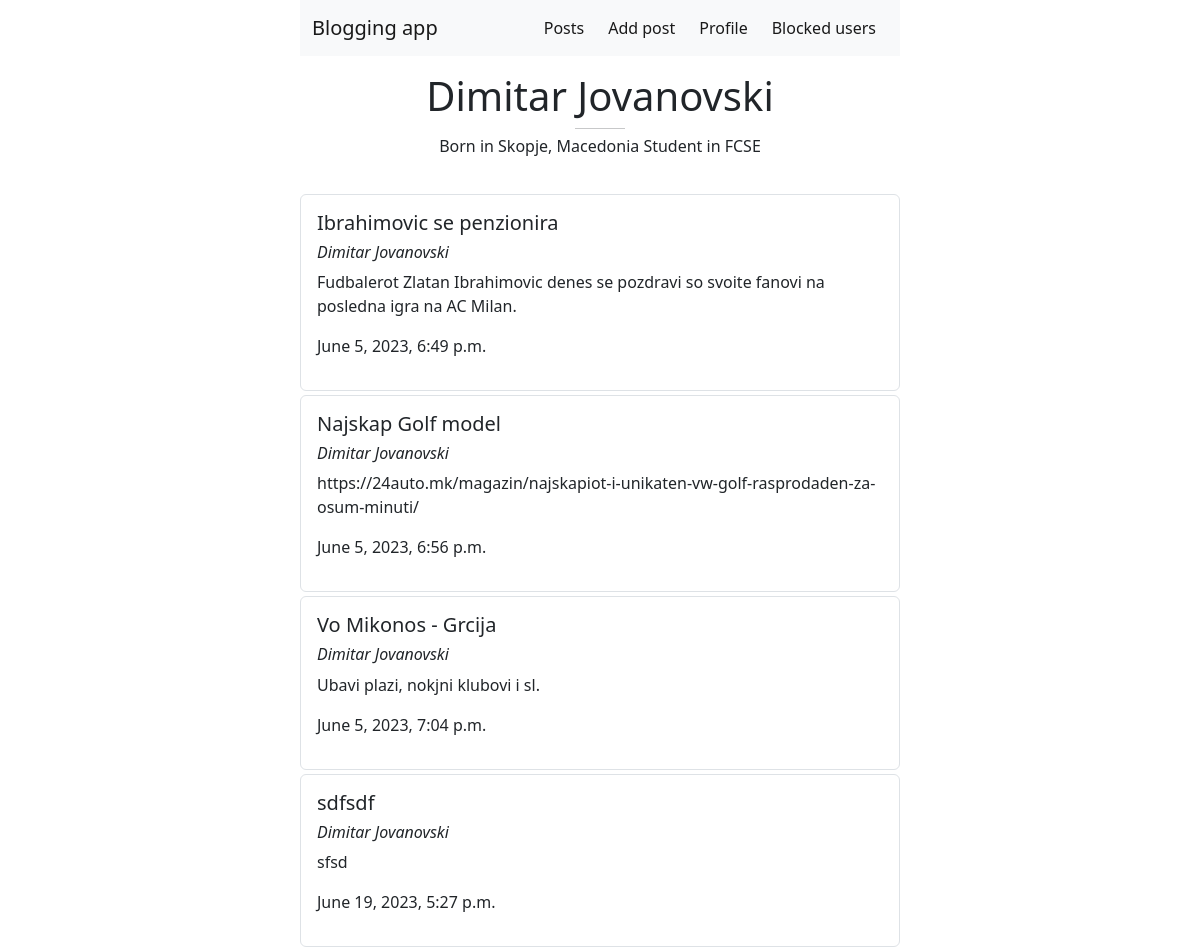
/profile/ (signed in), run on the app's committed database.
### blog_app/models.py (models this page shows, shortened)
class Blogger(models.Model):
    name = models.CharField(max_length=50)
    description = models.TextField(null=True, blank=True)
    user = models.ForeignKey(to=User, on_delete=models.CASCADE)
    def __str__(self):
        return self.name

class Post(models.Model):
    title = models.CharField(max_length=100)
    user = models.ForeignKey(to=Blogger, on_delete=models.CASCADE)
    content = models.TextField()
    creation_date = models.DateTimeField(auto_now_add=True)
    last_modified_date = models.DateTimeField(auto_now=True)

### blog_app/views.py (the view)
# urls.py: path('profile/', blogViews.profile, name="profile"),
def profile(request):
    loggedInUser = Blogger.objects.get(user=request.user)
    posts = Post.objects.filter(user=loggedInUser)
    context = {"user": loggedInUser, "posts": posts}
    return render(request, "profile.html", context=context)

### blog_app/templates/profile.html (shortened to what this page needs)
<!DOCTYPE html>
<html lang="en">
<head>
    <link rel="stylesheet" href="https://cdn.jsdelivr.net/npm/bootstrap@5.2.3/dist/css/bootstrap.min.css"
>
</head>
<body>
  <div class="container w-50 p-0">
      {% include 'fragments/header.html' %}
      <div class="pb-3" style="text-align: center">
          <h1>{{ user.name }}</h1>
          <hr style="width: 50px; margin: auto; margin-bottom: 5px;">
          <p>{{ user.description }}</p>
      </div>
      {% for post in posts %}
            <div class="container border rounded mt-1 p-3" style="display: inline-block; margin: auto;">
                <h5>{{ post.title }}</h5>
                <h6><i>{{ post.user }}</i></h6>
                <p>{{ post.content }}</p>
                <p>{{ post.last_modified_date }}</p>
            </div>
      {% endfor %}
  </div>
</body>
</html>

### data on the page
Blogger: name "Dimitar Jovanovski", description "Born in Skopje, Macedonia Student in FCSE"
Post: title "Ibrahimovic se penzionira", user "Dimitar Jovanovski", content "Fudbalerot Zlatan Ibrahimovic denes se pozdravi so svoite fanovi na posledna igra na AC Milan.", last_modified_date "June 5, 2023, 6:49 p.m."
Post: title "Najskap Golf model", user "Dimitar Jovanovski", content "https://24auto.mk/magazin/najskapiot-i-unikaten-vw-golf-rasprodaden-za-osum-minuti/", last_modified_date "June 5, 2023, 6:56 p.m."
Post: title "Vo Mikonos - Grcija", user "Dimitar Jovanovski", content "Ubavi plazi, nokjni klubovi i sl.", last_modified_date "June 5, 2023, 7:04 p.m."
Post: title "sdfsdf", user "Dimitar Jovanovski", content "sfsd", last_modified_date "June 19, 2023, 5:27 p.m."
